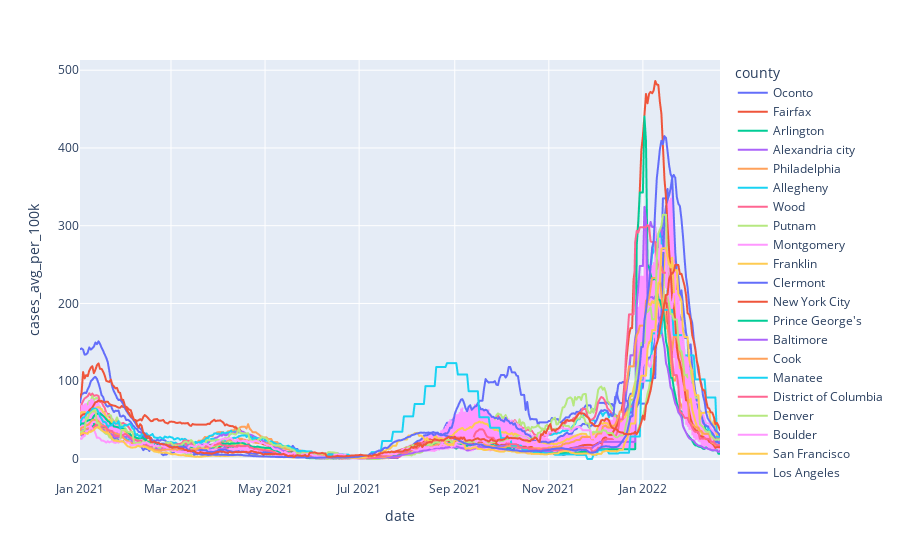

Write notebook code for a chart like this one.
### Code cell
px.line(
    df_21_22_counties, x=df_21_22_counties.index, y="cases_avg_per_100k", color="county"
)

### Figure 1 — Plotly figure (JSON) as saved in the notebook; plotly's stock layout.template omitted (floating-point values rounded to 4 significant figures; data arrays with more than 128 entries replaced by an {"elided": "..."} marker saying what was removed)
{"data": [{"hovertemplate": "county=Oconto<br>date=%{x}<br>cases_avg_per_100k=%{y}<extra></extra>", "legendgroup": "Oconto", "line": {"color": "#636efa", "dash": "solid"}, "marker": {"symbol": "circle"}, "mode": "lines", "name": "Oconto", "showlegend": true, "type": "scattergl", "x": {"elided": "416 str values"}, "xaxis": "x", "y": {"elided": "416 float values"}, "yaxis": "y"}, {"hovertemplate": "county=Fairfax<br>date=%{x}<br>cases_avg_per_100k=%{y}<extra></extra>", "legendgroup": "Fairfax", "line": {"color": "#EF553B", "dash": "solid"}, "marker": {"symbol": "circle"}, "mode": "lines", "name": "Fairfax", "showlegend": true, "type": "scattergl", "x": {"elided": "416 str values"}, "xaxis": "x", "y": {"elided": "416 float values"}, "yaxis": "y"}, {"hovertemplate": "county=Arlington<br>date=%{x}<br>cases_avg_per_100k=%{y}<extra></extra>", "legendgroup": "Arlington", "line": {"color": "#00cc96", "dash": "solid"}, "marker": {"symbol": "circle"}, "mode": "lines", "name": "Arlington", "showlegend": true, "type": "scattergl", "x": {"elided": "416 str values"}, "xaxis": "x", "y": {"elided": "416 float values"}, "yaxis": "y"}, {"hovertemplate": "county=Alexandria city<br>date=%{x}<br>cases_avg_per_100k=%{y}<extra></extra>", "legendgroup": "Alexandria city", "line": {"color": "#ab63fa", "dash": "solid"}, "marker": {"symbol": "circle"}, "mode": "lines", "name": "Alexandria city", "showlegend": true, "type": "scattergl", "x": {"elided": "416 str values"}, "xaxis": "x", "y": {"elided": "416 float values"}, "yaxis": "y"}, {"hovertemplate": "county=Philadelphia<br>date=%{x}<br>cases_avg_per_100k=%{y}<extra></extra>", "legendgroup": "Philadelphia", "line": {"color": "#FFA15A", "dash": "solid"}, "marker": {"symbol": "circle"}, "mode": "lines", "name": "Philadelphia", "showlegend": true, "type": "scattergl", "x": {"elided": "416 str values"}, "xaxis": "x", "y": {"elided": "416 float values"}, "yaxis": "y"}, {"hovertemplate": "county=Allegheny<br>date=%{x}<br>cases_avg_per_100k=%{y}<extra></extra>", "legendgroup": "Allegheny", "line": {"color": "#19d3f3", "dash": "solid"}, "marker": {"symbol": "circle"}, "mode": "lines", "name": "Allegheny", "showlegend": true, "type": "scattergl", "x": {"elided": "416 str values"}, "xaxis": "x", "y": {"elided": "416 float values"}, "yaxis": "y"}, {"hovertemplate": "county=Wood<br>date=%{x}<br>cases_avg_per_100k=%{y}<extra></extra>", "legendgroup": "Wood", "line": {"color": "#FF6692", "dash": "solid"}, "marker": {"symbol": "circle"}, "mode": "lines", "name": "Wood", "showlegend": true, "type": "scattergl", "x": {"elided": "416 str values"}, "xaxis": "x", "y": {"elided": "416 float values"}, "yaxis": "y"}, {"hovertemplate": "county=Putnam<br>date=%{x}<br>cases_avg_per_100k=%{y}<extra></extra>", "legendgroup": "Putnam", "line": {"color": "#B6E880", "dash": "solid"}, "marker": {"symbol": "circle"}, "mode": "lines", "name": "Putnam", "showlegend": true, "type": "scattergl", "x": {"elided": "416 str values"}, "xaxis": "x", "y": {"elided": "416 float values"}, "yaxis": "y"}, {"hovertemplate": "county=Montgomery<br>date=%{x}<br>cases_avg_per_100k=%{y}<extra></extra>", "legendgroup": "Montgomery", "line": {"color": "#FF97FF", "dash": "solid"}, "marker": {"symbol": "circle"}, "mode": "lines", "name": "Montgomery", "showlegend": true, "type": "scattergl", "x": {"elided": "832 str values"}, "xaxis": "x", "y": {"elided": "832 float values"}, "yaxis": "y"}, {"hovertemplate": "county=Franklin<br>date=%{x}<br>cases_avg_per_100k=%{y}<extra></extra>", "legendgroup": "Franklin", "line": {"color": "#FECB52", "dash": "solid"}, "marker": {"symbol": "circle"}, "mode": "lines", "name": "Franklin", "showlegend": true, "type": "scattergl", "x": {"elided": "416 str values"}, "xaxis": "x", "y": {"elided": "416 float values"}, "yaxis": "y"}, {"hovertemplate": "county=Clermont<br>date=%{x}<br>cases_avg_per_100k=%{y}<extra></extra>", "legendgroup": "Clermont", "line": {"color": "#636efa", "dash": "solid"}, "marker": {"symbol": "circle"}, "mode": "lines", "name": "Clermont", "showlegend": true, "type": "scattergl", "x": {"elided": "416 str values"}, "xaxis": "x", "y": {"elided": "416 float values"}, "yaxis": "y"}, {"hovertemplate": "county=New York City<br>date=%{x}<br>cases_avg_per_100k=%{y}<extra></extra>", "legendgroup": "New York City", "line": {"color": "#EF553B", "dash": "solid"}, "marker": {"symbol": "circle"}, "mode": "lines", "name": "New York City", "showlegend": true, "type": "scattergl", "x": {"elided": "416 str values"}, "xaxis": "x", "y": {"elided": "416 float values"}, "yaxis": "y"}, {"hovertemplate": "county=Prince George's<br>date=%{x}<br>cases_avg_per_100k=%{y}<extra></extra>", "legendgroup": "Prince George's", "line": {"color": "#00cc96", "dash": "solid"}, "marker": {"symbol": "circle"}, "mode": "lines", "name": "Prince George's", "showlegend": true, "type": "scattergl", "x": {"elided": "416 str values"}, "xaxis": "x", "y": {"elided": "416 float values"}, "yaxis": "y"}, {"hovertemplate": "county=Baltimore<br>date=%{x}<br>cases_avg_per_100k=%{y}<extra></extra>", "legendgroup": "Baltimore", "line": {"color": "#ab63fa", "dash": "solid"}, "marker": {"symbol": "circle"}, "mode": "lines", "name": "Baltimore", "showlegend": true, "type": "scattergl", "x": {"elided": "416 str values"}, "xaxis": "x", "y": {"elided": "416 float values"}, "yaxis": "y"}, {"hovertemplate": "county=Cook<br>date=%{x}<br>cases_avg_per_100k=%{y}<extra></extra>", "legendgroup": "Cook", "line": {"color": "#FFA15A", "dash": "solid"}, "marker": {"symbol": "circle"}, "mode": "lines", "name": "Cook", "showlegend": true, "type": "scattergl", "x": {"elided": "416 str values"}, "xaxis": "x", "y": {"elided": "416 float values"}, "yaxis": "y"}, {"hovertemplate": "county=Manatee<br>date=%{x}<br>cases_avg_per_100k=%{y}<extra></extra>", "legendgroup": "Manatee", "line": {"color": "#19d3f3", "dash": "solid"}, "marker": {"symbol": "circle"}, "mode": "lines", "name": "Manatee", "showlegend": true, "type": "scattergl", "x": {"elided": "416 str values"}, "xaxis": "x", "y": {"elided": "416 float values"}, "yaxis": "y"}, {"hovertemplate": "county=District of Columbia<br>date=%{x}<br>cases_avg_per_100k=%{y}<extra></extra>", "legendgroup": "District of Columbia", "line": {"color": "#FF6692", "dash": "solid"}, "marker": {"symbol": "circle"}, "mode": "lines", "name": "District of Columbia", "showlegend": true, "type": "scattergl", "x": {"elided": "416 str values"}, "xaxis": "x", "y": {"elided": "416 float values"}, "yaxis": "y"}, {"hovertemplate": "county=Denver<br>date=%{x}<br>cases_avg_per_100k=%{y}<extra></extra>", "legendgroup": "Denver", "line": {"color": "#B6E880", "dash": "solid"}, "marker": {"symbol": "circle"}, "mode": "lines", "name": "Denver", "showlegend": true, "type": "scattergl", "x": {"elided": "416 str values"}, "xaxis": "x", "y": {"elided": "416 float values"}, "yaxis": "y"}, {"hovertemplate": "county=Boulder<br>date=%{x}<br>cases_avg_per_100k=%{y}<extra></extra>", "legendgroup": "Boulder", "line": {"color": "#FF97FF", "dash": "solid"}, "marker": {"symbol": "circle"}, "mode": "lines", "name": "Boulder", "showlegend": true, "type": "scattergl", "x": {"elided": "416 str values"}, "xaxis": "x", "y": {"elided": "416 float values"}, "yaxis": "y"}, {"hovertemplate": "county=San Francisco<br>date=%{x}<br>cases_avg_per_100k=%{y}<extra></extra>", "legendgroup": "San Francisco", "line": {"color": "#FECB52", "dash": "solid"}, "marker": {"symbol": "circle"}, "mode": "lines", "name": "San Francisco", "showlegend": true, "type": "scattergl", "x": {"elided": "416 str values"}, "xaxis": "x", "y": {"elided": "416 float values"}, "yaxis": "y"}, {"hovertemplate": "county=Los Angeles<br>date=%{x}<br>cases_avg_per_100k=%{y}<extra></extra>", "legendgroup": "Los Angeles", "line": {"color": "#636efa", "dash": "solid"}, "marker": {"symbol": "circle"}, "mode": "lines", "name": "Los Angeles", "showlegend": true, "type": "scattergl", "x": {"elided": "416 str values"}, "xaxis": "x", "y": {"elided": "416 float values"}, "yaxis": "y"}, {"hovertemplate": "county=Pima<br>date=%{x}<br>cases_avg_per_100k=%{y}<extra></extra>", "legendgroup": "Pima", "line": {"color": "#EF553B", "dash": "solid"}, "marker": {"symbol": "circle"}, "mode": "lines", "name": "Pima", "showlegend": true, "type": "scattergl", "x": {"elided": "416 str values"}, "xaxis": "x", "y": {"elided": "416 float values"}, "yaxis": "y"}], "layout": {"legend": {"title": {"text": "county"}, "tracegroupgap": 0}, "margin": {"t": 60}, "xaxis": {"anchor": "y", "domain": [0, 1], "title": {"text": "date"}}, "yaxis": {"anchor": "x", "domain": [0, 1], "title": {"text": "cases_avg_per_100k"}}}}
